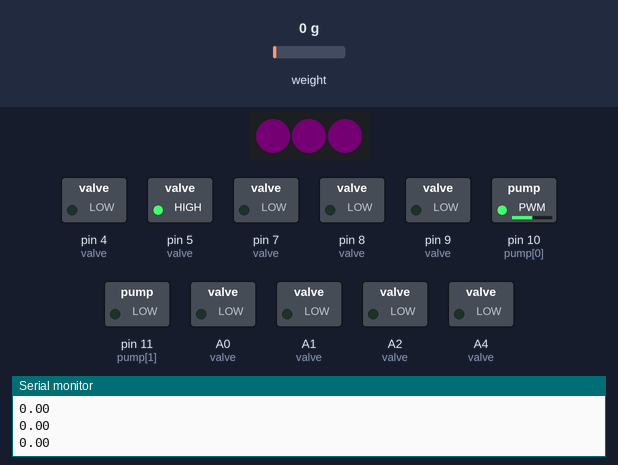
The sketch below on a simulated Arduino Uno, built with avr-gcc and run on an emulated ATmega328P. On the bench: 3 RGB LEDs in strip order, left to right, switched loads named in the sketch (green lamp = pin HIGH), the last lines printed to the serial monitor. The inputs (shaded band) are chosen by the test bench; at power-on: weight on the scale 0 g. Dim RGB values are drawn brighter than linear.

Above: at 2.4 s.
2.5 s: weight on the scale set to 271 g
4.0 s: weight on the scale set to 303 g
At 5.2 s:
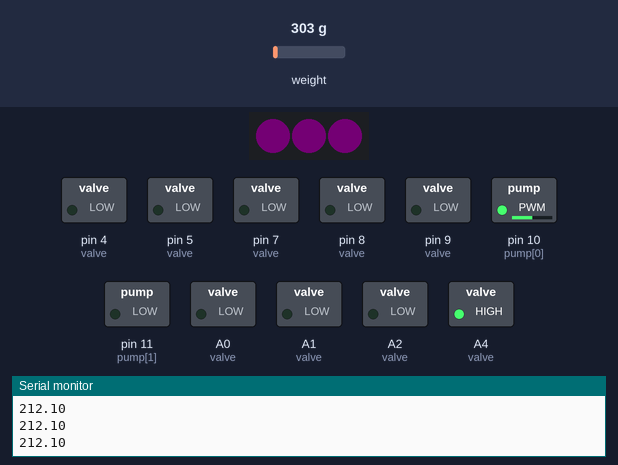
5.5 s: weight on the scale set to 100 g
At 6.7 s:
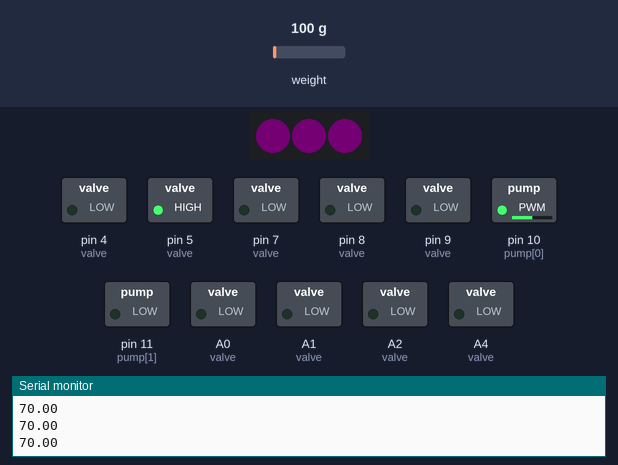
7.0 s: weight on the scale set to 1250 g
At 8.5 s:
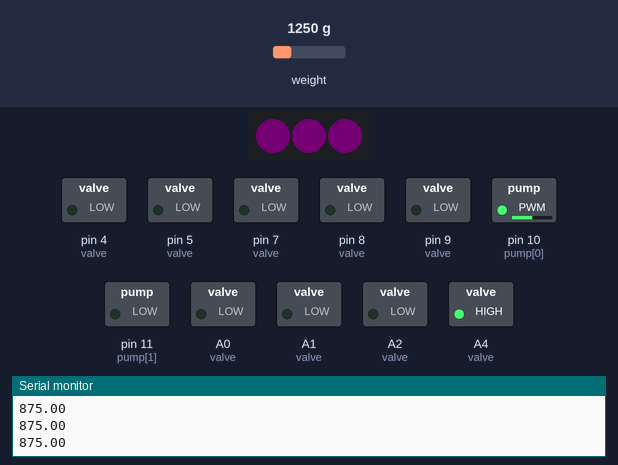
Timing chart, 0 to 9.5 s (numbered marks = the images above; inputs shaded):
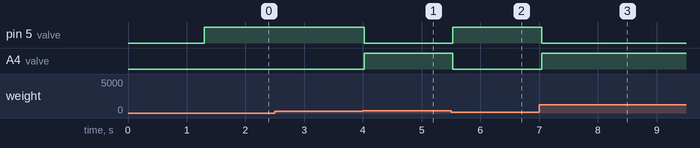

Measured:
- the behaviour switches between 285 and 286 g on weight on the scale (found by bisection; images 0 and 1)
- after the input at 4.0 s, pin 5 (valve): HIGH → LOW at once; A4 (valve): LOW → HIGH at once
- after the input at 5.5 s, pin 5 (valve): LOW → HIGH at once; A4 (valve): HIGH → LOW at once
- after the input at 7.0 s, pin 5 (valve): HIGH → LOW at once; A4 (valve): LOW → HIGH at once

The sketch:

vent_0.ino
```cpp
#include "HX711.h"
#include "programmable_air.h"

HX711 pressureSensor1;
//HX711 scale(DT, SCK);

float old_pressure;
float clean_pressure;
float temp_pressure;
float alpha = 0.7;

void setup() {
  Serial.begin(115200);
  pressureSensor1.begin(A5,  13, 32);

  pressureSensor1.set_scale(2280.f);
  pressureSensor1.tare();

  clean_pressure = pressureSensor1.get_units();
  old_pressure = pressureSensor1.get_units();

  initializePins();

  analogWrite(pump[0], 128);
  //  switchOnPump(1);
  //  switchOnPump(2);
}

void loop() {
  temp_pressure = pressureSensor1.get_units();
  clean_pressure = old_pressure * (1 - alpha) + temp_pressure * alpha;

  Serial.println(clean_pressure);

  if (clean_pressure > 200) {
    suck(2);
  }
  else {
    blow(2);
  }

  //  vent(1);
  //  delay(1000);
  //  blow(1);
  //  delay(1000);
}
```

programmable_air.h
```cpp
#include <Adafruit_NeoPixel.h>
#include "HX711.h"

const int pump[2] = {10, 11};

#define OPEN 1
#define CLOSE 0
// vacuum, atmosphere, pressure
const int valve[9] = {  9, 8, 7,  \
                        5, 4, A4, \
                        A0, A1, A2
                     };

const int sense[3] = {6, A5, A3};

long readPressure(int num = 0, int times = 1);

HX711 pressureSensor[3] = {
  HX711(sense[0],  SCK, 32),
  HX711(sense[1],  SCK, 32),
  HX711(sense[2],  SCK, 32)
};
//HX711 sensor(DT, SCK);

#define SCK 13

#define neopixelPin 12
#define btn1 2
#define btn2 3

Adafruit_NeoPixel neopixel = Adafruit_NeoPixel(3, neopixelPin, NEO_GRB + NEO_KHZ800);

void initializePins() {
  for (int i = 0; i < 9; i++) {
    pinMode(valve[i], OUTPUT);
    digitalWrite(valve[i], LOW);
  }

  pinMode(SCK, OUTPUT);

  pinMode(btn1, INPUT_PULLUP);
  pinMode(btn2, INPUT_PULLUP);

  for (int i = 0; i < 2; i++) {
    pinMode(pump[i], OUTPUT);
    digitalWrite(pump[i], LOW);
  }

  neopixel.begin();
  for (int i = 0; i < 3; i++) {
    neopixel.setPixelColor(i, neopixel.Color(1, 0, 1));
  }
  neopixel.show();
  Serial.println("Pins initialised.");
}

void setValve(int number, int position) {
  if (number >= 0 && number < 9) {
    if (position == OPEN) {
      digitalWrite(valve[number], HIGH);
    }

    if (position == CLOSE) {
      digitalWrite(valve[number], LOW);
    }
  }
}

void setAllValves(int position) {
  if (position == OPEN) {
    for (int i = 0; i < 9; i++) {
      digitalWrite(valve[i], HIGH);
    }
  }

  if (position == CLOSE) {
    for (int i = 0; i < 9; i++) {
      digitalWrite(valve[i], LOW);
    }
  }
}

//0-blow, 1-vent, 2-suck

void blow(int i) {
//  Serial.print("Blow: ");
//  Serial.println(i);
  if (i >= 1 && i <= 3) {
    i = i-1;
    setValve(i * 3 + 0, OPEN);
    setValve(i * 3 + 1, CLOSE);
    setValve(i * 3 + 2, CLOSE);
  }
}

void vent(int i) {
//  Serial.print("Vent: ");
//  Serial.println(i);
  if (i >= 1 && i <= 3) {
    i = i-1;
    setValve(i * 3 + 0, CLOSE);
    setValve(i * 3 + 1, OPEN);
    setValve(i * 3 + 2, CLOSE);
  }
}

void ventQuick(int i) {
//  Serial.print("ventQuick: ");
//  Serial.println(i);
  if (i >= 1 && i <= 3) {
    i = i-1;
    setValve(i * 3 + 0, CLOSE);
    setValve(i * 3 + 1, OPEN);
    setValve(i * 3 + 2, OPEN);
  }
}

void suck(int i) {
//  Serial.print("Suck: ");
//  Serial.println(i);
  if (i >= 1 && i <= 3) {
    i = i-1;
    setValve(i * 3 + 0, CLOSE);
    setValve(i * 3 + 1, CLOSE);
    setValve(i * 3 + 2, OPEN);
  }
}

void switchOnPump(int num) {
  if (num == 1 || num == 2) {
    digitalWrite(pump[num - 1], HIGH);
  }
}

void switchOffPump(int num) {
  if (num == 1 || num == 2) {
    digitalWrite(pump[num - 1], LOW);
  }
}
```
